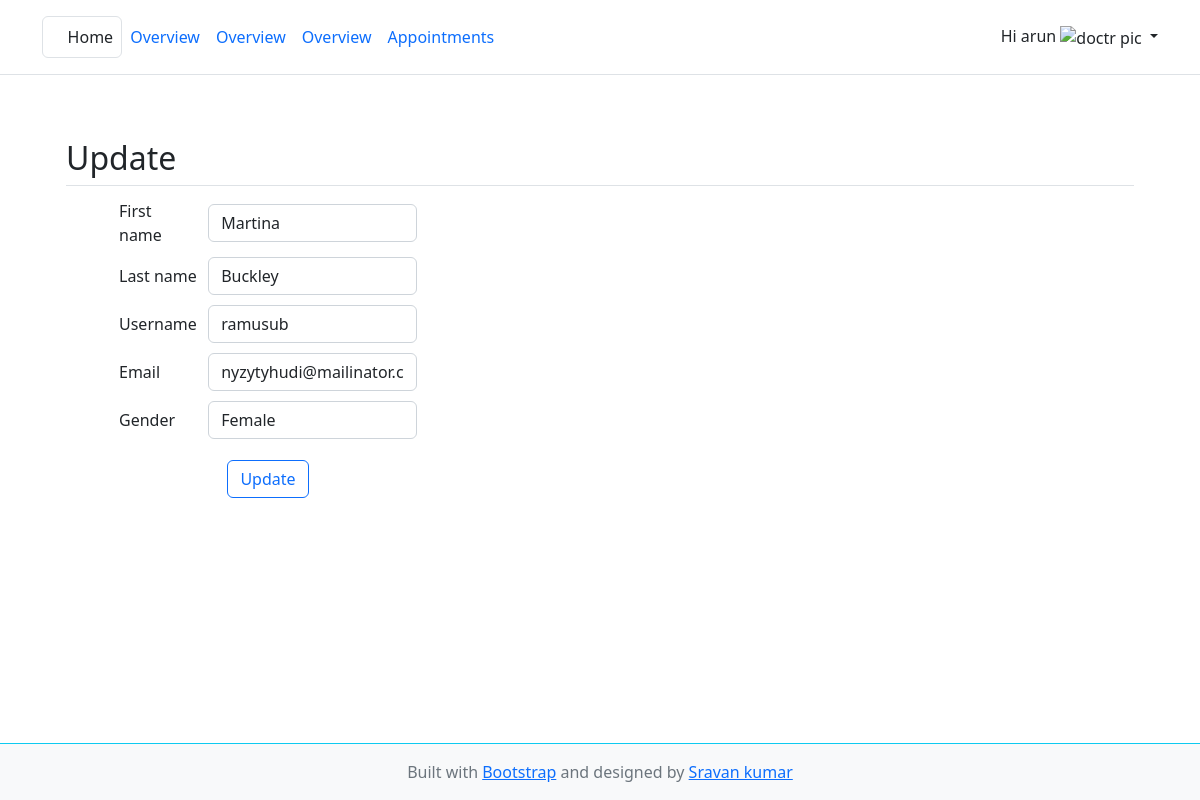
Before: /profile/patient/2/update/ (signed in) with the older database file.
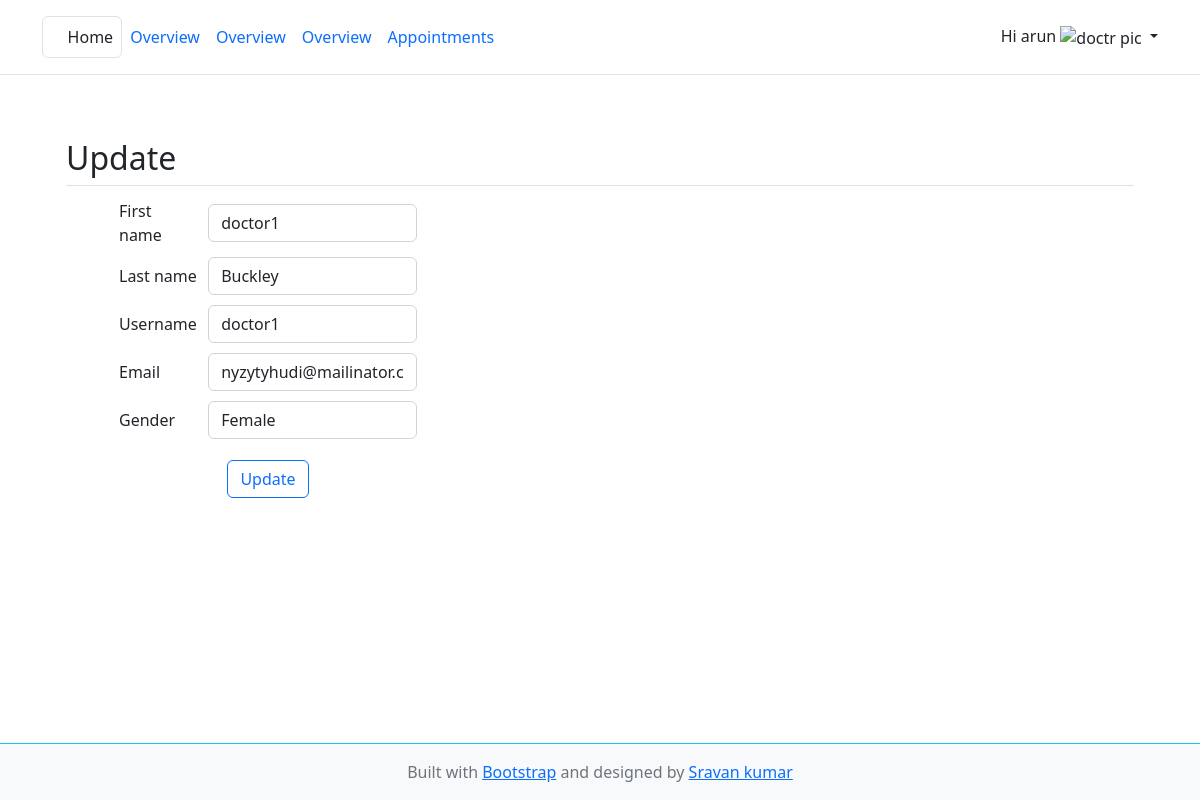
After: the same page with the newer database file.
### accounts/models.py (models this page shows, shortened)
class CustomUser(AbstractUser):
    role_options = (
        ('admin', "Admin"),
        ('doctor', "Doctor"),
        ('patient', "Patient"),
    )
    gender_options = (
        ("male", "Male"),
        ("female", "Female"),
    )
    role = models.CharField(choices=role_options, default="admin", max_length=30)
    gender = models.CharField(choices=gender_options, max_length=20)
    age = models.PositiveIntegerField(null=True)

### patients/views.py (the view, shortened to what this page needs)
# urls.py: path('profile/patient/<int:p_id>/update/', views.UpdatePatientView.as_view(), name='patient-update'),
class UpdatePatientView(UpdateView):
    model = CustomUser
    pk_url_kwarg = 'p_id'
    form_class = PatientUpdateForm
    template_name = 'patient/update_patient.html'
    success_url = reverse_lazy('patient:profile')

### patients/forms.py
class PatientUpdateForm(forms.ModelForm):
    class Meta:
        model = CustomUser
        fields = [
            'first_name',
            'last_name',
            'username',
            'email',
            'gender',
        ]
        labels = {
            'email': 'Email'
        }
        widgets = {
            'first_name': forms.TextInput(attrs={
                'class': 'form-control'
            }),
            'last_name': forms.TextInput(attrs={
                'class': 'form-control'
            }),
            'username': forms.TextInput(attrs={
                'class': 'form-control'
            }),
            'email': forms.EmailInput(attrs={
                'class': 'form-control'
            }),
            'gender': forms.Select(attrs={
                'class': 'form-control'
            }),
        }

### doctors/context_preprocessor.py (called while the page is built)
def specialised_categories(request):
    categories = Specialities.objects.all()
    form = DoctorDetailsForm()
    doctor = Doctors.objects.all()
    context = {
        'fm': form,
        'specialisations': categories,
        'doctors': doctor
    }
    return context

### templates/patient/update_patient.html (shortened to what this page needs)
{% extends 'patient/base.html' %}
{% block content %}
<div class="container px-4 py-5" id="icon-grid">
    <h2 class="pb-2 border-bottom">Update {{ member.relation }}</h2>
    <div class="row px-5">
        <div class="col-lg-4 col-md-8">
            <form method="post">
                <table cellpadding="5">
                    {% for field in form %}
                    <tr>
                        <td>{{ field.label }}</td>
                        <td>{{ field }}</td>
                    </tr>
                    {% endfor %}
                </table>
                <div class="d-flex justify-content-center">
                <input type="submit" value="Update" class="btn btn-outline-primary my-3">
                </div>
            </form>
        </div>
    </div>
</div>
{% endblock %}

Changed rows visible on the page:
changed CustomUser "Buckley": first_name "Martina" → "doctor1"; username "ramusub" → "doctor1"
